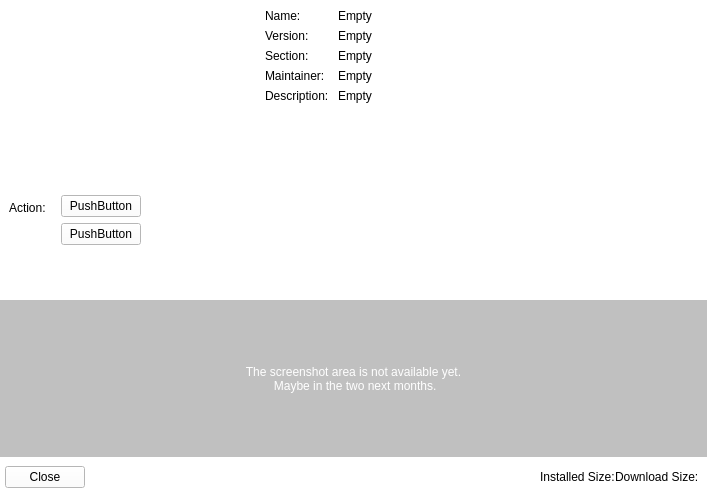
<?xml version="1.0" encoding="UTF-8"?>
<ui version="4.0">
 <class>PackageData</class>
 <widget class="QWidget" name="PackageData">
  <property name="geometry">
   <rect>
    <x>0</x>
    <y>0</y>
    <width>707</width>
    <height>497</height>
   </rect>
  </property>
  <property name="windowTitle">
   <string>Form</string>
  </property>
  <property name="styleSheet">
   <string notr="true">background-color: white;</string>
  </property>
  <layout class="QHBoxLayout" name="GlobaL1">
   <property name="spacing">
    <number>0</number>
   </property>
   <property name="leftMargin">
    <number>0</number>
   </property>
   <property name="topMargin">
    <number>0</number>
   </property>
   <property name="rightMargin">
    <number>0</number>
   </property>
   <property name="bottomMargin">
    <number>0</number>
   </property>
   <item>
    <layout class="QVBoxLayout" name="verticalLayout">
     <property name="bottomMargin">
      <number>0</number>
     </property>
     <item>
      <widget class="QWidget" name="widget" native="true">
       <property name="minimumSize">
        <size>
         <width>0</width>
         <height>130</height>
        </size>
       </property>
       <property name="maximumSize">
        <size>
         <width>16777215</width>
         <height>300</height>
        </size>
       </property>
       <property name="styleSheet">
        <string notr="true">background-color: white;</string>
       </property>
       <layout class="QHBoxLayout" name="horizontalLayout">
        <item>
         <widget class="QWidget" name="widget_5" native="true">
          <property name="minimumSize">
           <size>
            <width>250</width>
            <height>200</height>
           </size>
          </property>
          <property name="maximumSize">
           <size>
            <width>200</width>
            <height>250</height>
           </size>
          </property>
          <layout class="QHBoxLayout" name="horizontalLayout_4">
           <property name="spacing">
            <number>0</number>
           </property>
           <property name="leftMargin">
            <number>0</number>
           </property>
           <property name="topMargin">
            <number>0</number>
           </property>
           <property name="rightMargin">
            <number>0</number>
           </property>
           <property name="bottomMargin">
            <number>0</number>
           </property>
           <item>
            <layout class="QVBoxLayout" name="verticalLayout_4">
             <property name="bottomMargin">
              <number>0</number>
             </property>
             <item>
              <layout class="QHBoxLayout" name="horizontalLayout_2">
               <property name="bottomMargin">
                <number>0</number>
               </property>
               <item>
                <spacer name="horizontalSpacer_2">
                 <property name="orientation">
                  <enum>Qt::Horizontal</enum>
                 </property>
                 <property name="sizeHint" stdset="0">
                  <size>
                   <width>40</width>
                   <height>20</height>
                  </size>
                 </property>
                </spacer>
               </item>
               <item>
                <layout class="QVBoxLayout" name="verticalLayout_7">
                 <property name="bottomMargin">
                  <number>10</number>
                 </property>
                 <item>
                  <spacer name="verticalSpacer_4">
                   <property name="orientation">
                    <enum>Qt::Vertical</enum>
                   </property>
                   <property name="sizeHint" stdset="0">
                    <size>
                     <width>20</width>
                     <height>40</height>
                    </size>
                   </property>
                  </spacer>
                 </item>
                 <item>
                  <widget class="QLabel" name="label_7">
                   <property name="minimumSize">
                    <size>
                     <width>100</width>
                     <height>100</height>
                    </size>
                   </property>
                   <property name="maximumSize">
                    <size>
                     <width>100</width>
                     <height>100</height>
                    </size>
                   </property>
                   <property name="styleSheet">
                    <string notr="true">border-radius: 5px;</string>
                   </property>
                   <property name="text">
                    <string/>
                   </property>
                  </widget>
                 </item>
                 <item>
                  <spacer name="verticalSpacer_3">
                   <property name="orientation">
                    <enum>Qt::Vertical</enum>
                   </property>
                   <property name="sizeHint" stdset="0">
                    <size>
                     <width>20</width>
                     <height>40</height>
                    </size>
                   </property>
                  </spacer>
                 </item>
                </layout>
               </item>
               <item>
                <spacer name="horizontalSpacer_3">
                 <property name="orientation">
                  <enum>Qt::Horizontal</enum>
                 </property>
                 <property name="sizeHint" stdset="0">
                  <size>
                   <width>40</width>
                   <height>20</height>
                  </size>
                 </property>
                </spacer>
               </item>
              </layout>
             </item>
             <item>
              <layout class="QVBoxLayout" name="verticalLayout_3">
               <item>
                <layout class="QHBoxLayout" name="horizontalLayout_3">
                 <property name="spacing">
                  <number>6</number>
                 </property>
                 <item>
                  <widget class="QWidget" name="widget_7" native="true">
                   <property name="maximumSize">
                    <size>
                     <width>100</width>
                     <height>16777215</height>
                    </size>
                   </property>
                   <layout class="QVBoxLayout" name="verticalLayout_5">
                    <property name="spacing">
                     <number>6</number>
                    </property>
                    <property name="leftMargin">
                     <number>0</number>
                    </property>
                    <property name="topMargin">
                     <number>0</number>
                    </property>
                    <property name="rightMargin">
                     <number>0</number>
                    </property>
                    <property name="bottomMargin">
                     <number>0</number>
                    </property>
                    <item>
                     <widget class="QLabel" name="ActionTitle">
                      <property name="minimumSize">
                       <size>
                        <width>0</width>
                        <height>25</height>
                       </size>
                      </property>
                      <property name="maximumSize">
                       <size>
                        <width>16777215</width>
                        <height>25</height>
                       </size>
                      </property>
                      <property name="text">
                       <string>Action:</string>
                      </property>
                     </widget>
                    </item>
                    <item>
                     <widget class="QLabel" name="UpdateLabel">
                      <property name="minimumSize">
                       <size>
                        <width>0</width>
                        <height>25</height>
                       </size>
                      </property>
                      <property name="maximumSize">
                       <size>
                        <width>16777215</width>
                        <height>25</height>
                       </size>
                      </property>
                      <property name="text">
                       <string/>
                      </property>
                     </widget>
                    </item>
                    <item>
                     <spacer name="verticalSpacer">
                      <property name="orientation">
                       <enum>Qt::Vertical</enum>
                      </property>
                      <property name="sizeHint" stdset="0">
                       <size>
                        <width>20</width>
                        <height>40</height>
                       </size>
                      </property>
                     </spacer>
                    </item>
                   </layout>
                  </widget>
                 </item>
                 <item>
                  <widget class="QWidget" name="widget_6" native="true">
                   <layout class="QVBoxLayout" name="verticalLayout_2">
                    <property name="topMargin">
                     <number>0</number>
                    </property>
                    <item>
                     <widget class="QPushButton" name="ActionBtn">
                      <property name="text">
                       <string>PushButton</string>
                      </property>
                     </widget>
                    </item>
                    <item>
                     <widget class="QPushButton" name="UpdateBtn">
                      <property name="text">
                       <string>PushButton</string>
                      </property>
                     </widget>
                    </item>
                    <item>
                     <spacer name="verticalSpacer_2">
                      <property name="orientation">
                       <enum>Qt::Vertical</enum>
                      </property>
                      <property name="sizeHint" stdset="0">
                       <size>
                        <width>20</width>
                        <height>40</height>
                       </size>
                      </property>
                     </spacer>
                    </item>
                   </layout>
                  </widget>
                 </item>
                 <item>
                  <spacer name="horizontalSpacer_4">
                   <property name="orientation">
                    <enum>Qt::Horizontal</enum>
                   </property>
                   <property name="sizeHint" stdset="0">
                    <size>
                     <width>40</width>
                     <height>20</height>
                    </size>
                   </property>
                  </spacer>
                 </item>
                </layout>
               </item>
              </layout>
             </item>
            </layout>
           </item>
          </layout>
         </widget>
        </item>
        <item>
         <layout class="QFormLayout" name="formLayout">
          <item row="0" column="0">
           <widget class="QLabel" name="label">
            <property name="text">
             <string>Name: </string>
            </property>
           </widget>
          </item>
          <item row="2" column="0">
           <widget class="QLabel" name="label_2">
            <property name="text">
             <string>Section: </string>
            </property>
           </widget>
          </item>
          <item row="3" column="0">
           <widget class="QLabel" name="label_3">
            <property name="text">
             <string>Maintainer: </string>
            </property>
           </widget>
          </item>
          <item row="4" column="0">
           <widget class="QLabel" name="label_4">
            <property name="text">
             <string>Description: </string>
            </property>
           </widget>
          </item>
          <item row="0" column="1">
           <widget class="QLabel" name="AppName">
            <property name="text">
             <string>Empty</string>
            </property>
           </widget>
          </item>
          <item row="2" column="1">
           <widget class="QLabel" name="AppSection">
            <property name="text">
             <string>Empty</string>
            </property>
           </widget>
          </item>
          <item row="3" column="1">
           <widget class="QLabel" name="AppMaintain">
            <property name="text">
             <string>Empty</string>
            </property>
            <property name="wordWrap">
             <bool>true</bool>
            </property>
           </widget>
          </item>
          <item row="4" column="1">
           <widget class="QLabel" name="AppDesc">
            <property name="text">
             <string>Empty</string>
            </property>
            <property name="wordWrap">
             <bool>true</bool>
            </property>
           </widget>
          </item>
          <item row="1" column="0">
           <widget class="QLabel" name="label_6">
            <property name="text">
             <string>Version: </string>
            </property>
           </widget>
          </item>
          <item row="1" column="1">
           <widget class="QLabel" name="AppVer">
            <property name="text">
             <string>Empty</string>
            </property>
           </widget>
          </item>
         </layout>
        </item>
       </layout>
      </widget>
     </item>
     <item>
      <widget class="QWidget" name="widget_2" native="true">
       <property name="styleSheet">
        <string notr="true">background-color: rgba(0,0,0,0.25);</string>
       </property>
       <layout class="QHBoxLayout" name="horizontalLayout_5">
        <item>
         <widget class="QLabel" name="label_5">
          <property name="styleSheet">
           <string notr="true">color: white; background-color: #00000000;</string>
          </property>
          <property name="text">
           <string>The screenshot area is not available yet. 
 Maybe in the two next months.</string>
          </property>
          <property name="alignment">
           <set>Qt::AlignCenter</set>
          </property>
         </widget>
        </item>
       </layout>
      </widget>
     </item>
     <item>
      <widget class="QWidget" name="widget_4" native="true">
       <property name="minimumSize">
        <size>
         <width>0</width>
         <height>40</height>
        </size>
       </property>
       <property name="maximumSize">
        <size>
         <width>16777215</width>
         <height>40</height>
        </size>
       </property>
       <layout class="QVBoxLayout" name="verticalLayout_6">
        <property name="spacing">
         <number>0</number>
        </property>
        <property name="leftMargin">
         <number>0</number>
        </property>
        <property name="topMargin">
         <number>0</number>
        </property>
        <property name="rightMargin">
         <number>0</number>
        </property>
        <property name="bottomMargin">
         <number>0</number>
        </property>
        <item>
         <layout class="QHBoxLayout" name="horizontalLayout_6">
          <property name="leftMargin">
           <number>5</number>
          </property>
          <property name="topMargin">
           <number>5</number>
          </property>
          <property name="rightMargin">
           <number>5</number>
          </property>
          <property name="bottomMargin">
           <number>5</number>
          </property>
          <item>
           <widget class="QPushButton" name="closeBtn">
            <property name="text">
             <string>Close</string>
            </property>
           </widget>
          </item>
          <item>
           <spacer name="horizontalSpacer">
            <property name="orientation">
             <enum>Qt::Horizontal</enum>
            </property>
            <property name="sizeHint" stdset="0">
             <size>
              <width>40</width>
              <height>20</height>
             </size>
            </property>
           </spacer>
          </item>
          <item>
           <widget class="QLabel" name="isize">
            <property name="text">
             <string>Installed Size:</string>
            </property>
           </widget>
          </item>
          <item>
           <widget class="QWidget" name="widget_8" native="true"/>
          </item>
          <item>
           <widget class="QLabel" name="dsize">
            <property name="text">
             <string>Download Size: </string>
            </property>
           </widget>
          </item>
         </layout>
        </item>
       </layout>
      </widget>
     </item>
    </layout>
   </item>
  </layout>
 </widget>
 <resources/>
 <connections/>
</ui>
